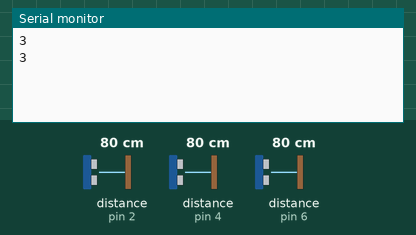
Bench run of a sketch on a simulated Arduino Uno, built with avr-gcc and run on an emulated ATmega328P. Shown: the last lines printed to the serial monitor. Wiring (inferred from the names in the program): 3 × ultrasonic range finder: trigger pin 3, echo pin 2 / trigger pin 5, echo pin 4 / trigger pin 7, echo pin 6. The inputs (shaded band) are chosen by the test bench; at power-on: distance to the obstacle (sensors on pin 2, pin 4, pin 6) 80 cm. The echo pulse lasts 58.3 µs per cm.

Above: at 5.8 s.
5.9 s: distance to the obstacle (sensor on pin 2) set to 2 cm
At 10.5 s:
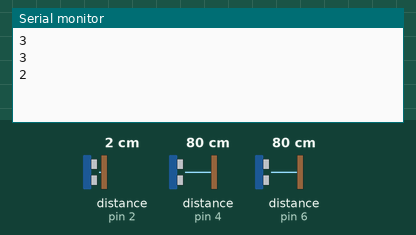
11.9 s: distance to the obstacle (sensor on pin 4) set to 2 cm
At 15.8 s:
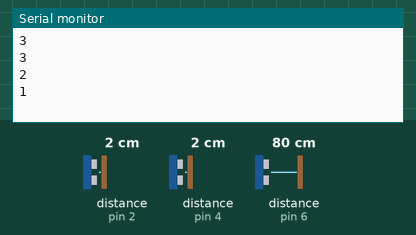
17.9 s: distance to the obstacle (sensor on pin 6) set to 2 cm
At 20.8 s:
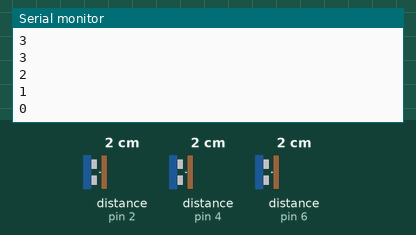
Timing chart, 0 to 22.3 s (numbered marks = the images above; inputs shaded):
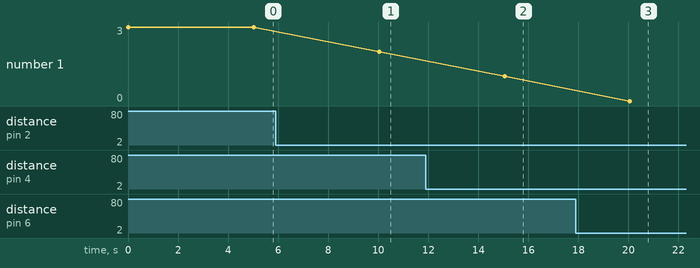

Measured:
- after the input at 5.9 s, the serial monitor: prints a new line after 4.1 s (image 1)
- after the input at 11.9 s, the serial monitor: prints a new line after 3.1 s (image 2)
- after the input at 17.9 s, the serial monitor: prints a new line after 2.2 s (image 3)
- plotted number 1: 3 → 2 after the input at 5.9 s, 2 → 1 after the input at 11.9 s, 1 → 0 after the input at 17.9 s

The sketch:

parkkkk.ino
```cpp
#define echoPin1 2 // Echo Pin for sonar 1
#define trigPin1 3 // Trigger Pin for sonar 1
#define echoPin2 4 // Echo Pin for sonar 2
#define trigPin2 5 // Trigger Pin for sonar 2
#define echoPin3 6 // Echo Pin for sonar 3
#define trigPin3 7 // Trigger Pin for sonar 3
//#define echoPin4 9 // Echo Pin for sonar 4
//#define trigPin4 8 // Trigger Pin for sonar 4


long duration1, distance1; // Duration used to calculate distance
long duration2, distance2;
long duration3, distance3;
//long duration4, distance4;

int count=0;
int freeSlot =0;

void setup() {
 Serial.begin (9600); // initiate serial communication to raspberry pi
 pinMode(trigPin1, OUTPUT); // trigger pin as output
 pinMode(echoPin1, INPUT);  // echo pin as input
 pinMode(trigPin2, OUTPUT);
 pinMode(echoPin2, INPUT);
 pinMode(trigPin3, OUTPUT);
 pinMode(echoPin3, INPUT);
 //pinMode(trigPin4, OUTPUT);
 //pinMode(echoPin4, INPUT);

}

void loop() {
/* The following trigPin/echoPin cycle is used to determine the
 distance of the nearest object by bouncing soundwaves off of it. */

/* At least 10 microsecond high level signal is required to trigger
 * pin.
 *               _____
 *              |     |
 * -------------!     !---------
 *         .....|10us |........
 * the module then produce eight 40KHz pulse signal and waits to receive echo
 */
 digitalWrite(trigPin1, LOW);
 delayMicroseconds(2);
 digitalWrite(trigPin1, HIGH);
 delayMicroseconds(10);
 digitalWrite(trigPin1, LOW);
 // pulseIn( ) function determines a pulse width in time
 // duration of pulse is proportional to distance of obstacle
 duration1 = pulseIn(echoPin1, HIGH);

 digitalWrite(trigPin2, LOW);
 delayMicroseconds(2);
 digitalWrite(trigPin2, HIGH);
 delayMicroseconds(10);
 digitalWrite(trigPin2, LOW);
 duration2 = pulseIn(echoPin2, HIGH);

 digitalWrite(trigPin3, LOW);
 delayMicroseconds(2);
 digitalWrite(trigPin3, HIGH);
 delayMicroseconds(10);
 digitalWrite(trigPin3, LOW);
 duration3 = pulseIn(echoPin3, HIGH);

 //digitalWrite(trigPin4, LOW);
 //delayMicroseconds(2);
 //digitalWrite(trigPin4, HIGH);
 //delayMicroseconds(10);
 //digitalWrite(trigPin4, LOW);
 //duration4 = pulseIn(echoPin4, HIGH);

 //  distance = (high level timevelocity of sound (340M/S) / 2,
 //  in centimeter = uS/58
 distance1 = duration1/58.2;
 if(distance1<10)
   distance1 = 1;
 else distance1 = 0;

 distance2 = duration2/58.2;
 if(distance2<10)
   distance2 = 1;
 else distance2 = 0;

 distance3 = duration3/58.2;
 if(distance3<10)
   distance3 = 1;
 else distance3 = 0;

 //distance4 = duration4/58.2;
 //if(distance4<10)
   //distance4 = 1;
 //else distance4 = 0;

 // add the result from all sensor to count total car
 count = distance1 + distance2 + distance3 ;;

 // free slot = total slot - total car
 freeSlot = 3 - count;
 // number of total slot is sent to raspberry pi using usb
 Serial.println(freeSlot);
 // the status is updated every 30 seconds.
 delay(5000);
 //freeSlot = 0;
 //distance1 = 0;
 //distance2 = 0;
// distance3 = 0;
//distance4 = 0;
}
```
